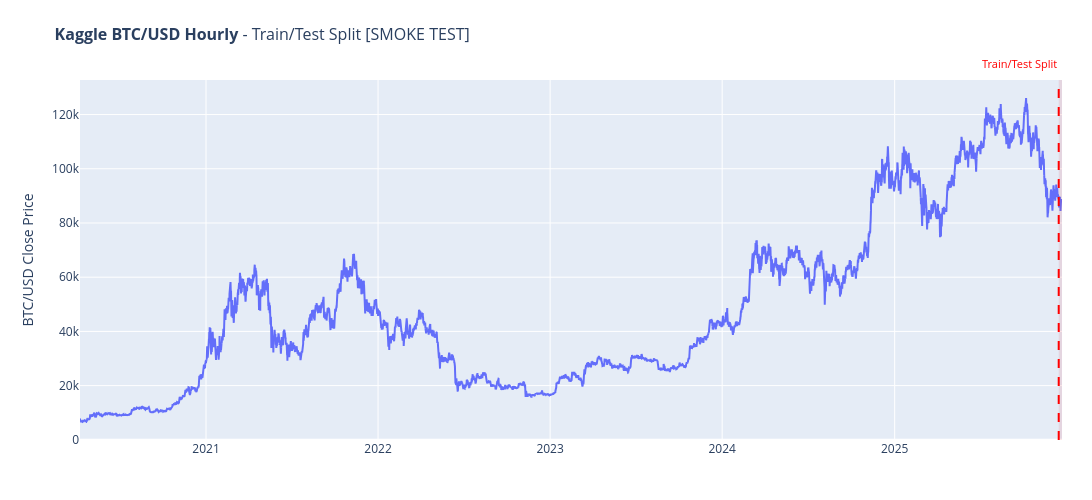

Notebook code cell kept with this figure:
### Code cell
# 2. Data Loading and Configuration

# Dataset configuration
DATASET_CONFIG = {
    "file_path": "../datasets/kaggle_btcusd_hourly.csv",
    "time_column": "timestamp",
    "target_column": "btc_usd",
    "frequency": "H",
    "test_periods": 168,
    "seasonal_period": 168,
    "name": "Kaggle BTC/USD Hourly",
    "value_unit": "BTC/USD Close Price",
    "cv_start_ratio": 0.95,
    "smoke_test_points": 50000,
}

# Load and process data
globals().update(get_prepared_data(DATASET_CONFIG))

# Visualize the data split
fig_split = plot_data_split(train, test, DATASET_CONFIG, series=series)

if fig_split:
    fig_split.show()

### Figure 1 — Plotly figure (JSON) as saved in the notebook; plotly's stock layout.template omitted (floating-point values rounded to 4 significant figures; data arrays with more than 128 entries replaced by an {"elided": "..."} marker saying what was removed)
{"data": [{"line": {"width": 2}, "mode": "lines", "name": "Full Series", "type": "scatter", "x": {"elided": "50000 str values"}, "y": {"elided": "50000 float values"}}], "layout": {"annotations": [{"bgcolor": "rgba(255,255,255,0.75)", "font": {"color": "red", "size": 11}, "showarrow": false, "text": "Train/Test Split", "x": "2025-12-15T00:00:00", "xanchor": "right", "xref": "x", "y": 1.02, "yanchor": "bottom", "yref": "paper"}], "height": 500, "legend": {"orientation": "h", "x": 0, "y": 1.08}, "margin": {"b": 60, "l": 80, "r": 30, "t": 80}, "shapes": [{"fillcolor": "rgba(220, 53, 69, 0.12)", "line": {"width": 0}, "type": "rect", "x0": "2025-12-15T00:00:00", "x1": "2025-12-21T23:00:00", "xref": "x", "y0": 0, "y1": 1, "yref": "y domain"}, {"line": {"color": "red", "dash": "dash"}, "type": "line", "x0": "2025-12-15T00:00:00", "x1": "2025-12-15T00:00:00", "xref": "x", "y0": 0, "y1": 1, "yref": "y domain"}], "title": {"font": {"size": 16}, "text": "<b>Kaggle BTC/USD Hourly</b> - Train/Test Split [SMOKE TEST]"}, "width": 1700, "yaxis": {"title": {"text": "BTC/USD Close Price"}}}}
